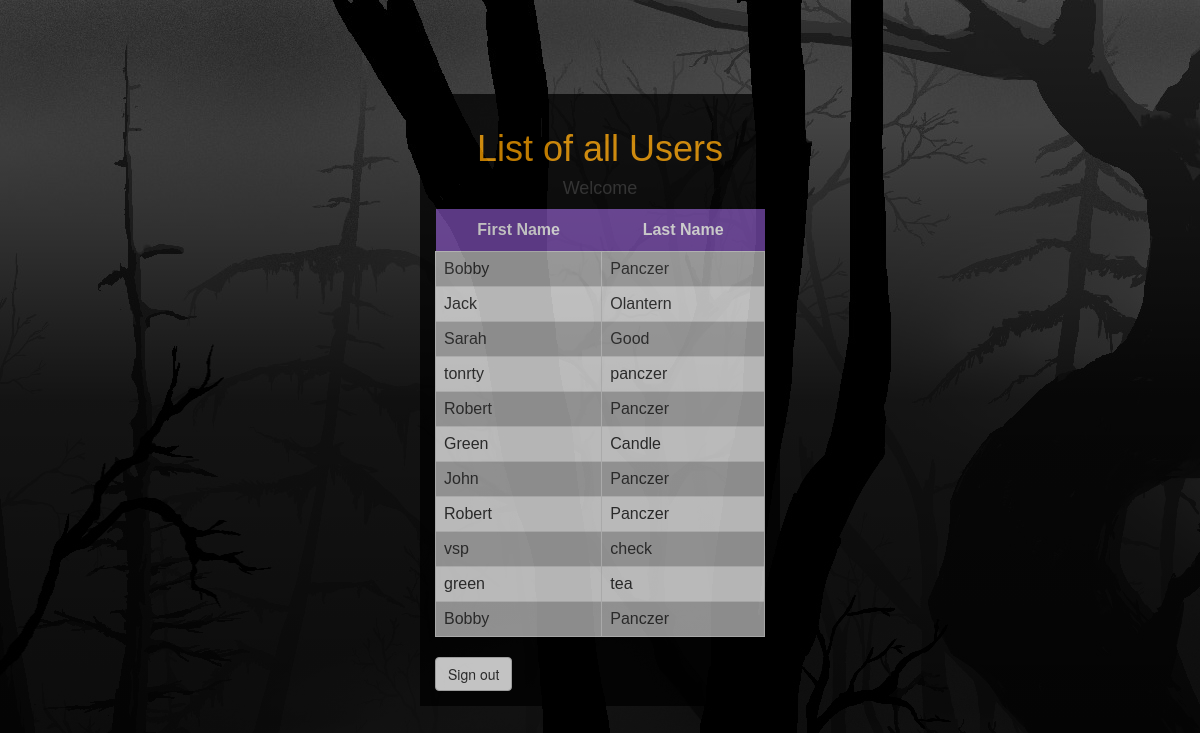
/displayHome, run on an earlier commit of the app's database.
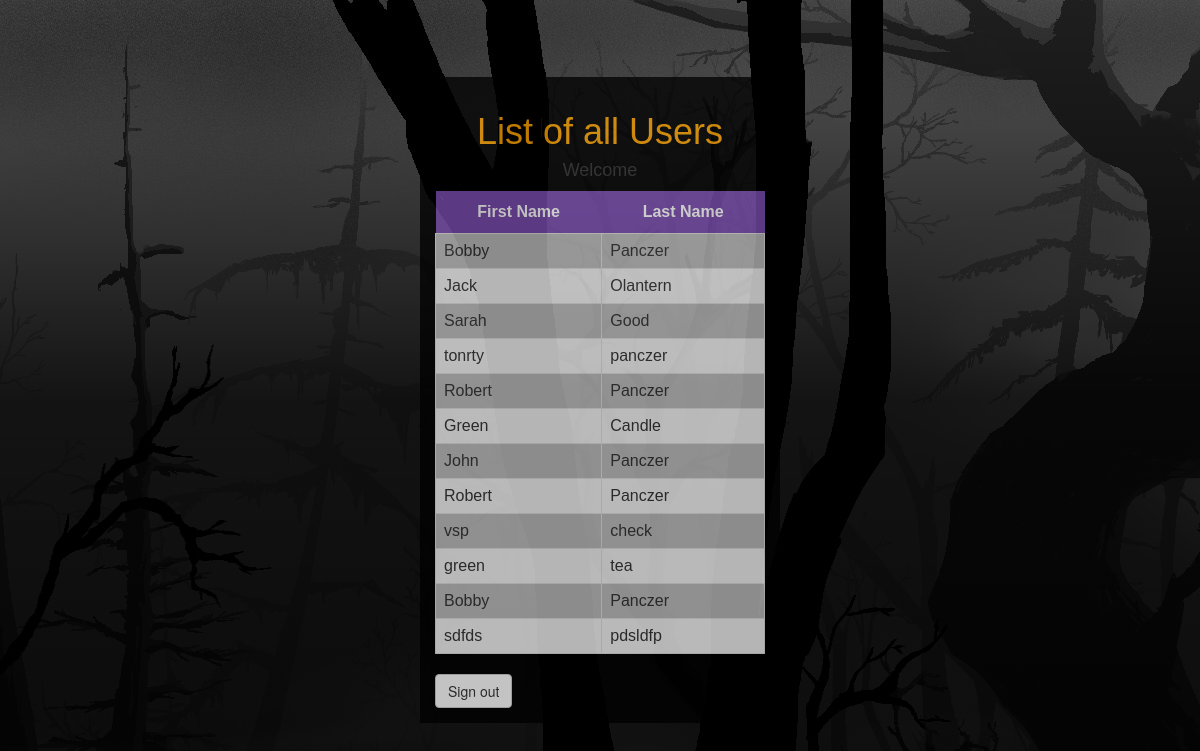
And on a later commit of the database.
### tables this page shows
CREATE TABLE [app_users](
    [username] VARCHAR(150), 
    [firstname] VARCHAR(150), 
    [lastname] VARCHAR(150));

### main.py (the view)
@app.route("/displayHome")
def displayHome():
    userlist = connectdb()
    return render_template("home.html", userlist=userlist)

### main.py (called while the page is built)
def connectdb():
    conn = sql.connect('users.db')
    c = conn.cursor()
    qry = "SELECT firstname, lastname FROM app_users"
    c.execute(qry)
    userlist = c.fetchall()
    return userlist

### templates/home.html (shortened to what this page needs)
<html>
        <head>
            <link rel="stylesheet" href="../static/bootstrap.css">
            <link rel="stylesheet" type="text/css" href="../static/main.css">
        </head>
        <body>
        <div class="Aligner">
            <div class="Aligner-item Aligner-item-style">
                <h1>List of all Users</h1>
                <h4>Welcome {{ username }}</h4>
                <table id="users">
                    <tr>
                        <th>First Name</th>
                        <th>Last Name</th>
                    </tr>
                    {% for row in userlist %}
                    <tr>
                          <td>{{ row[0] }}</td>
                          <td>{{ row[1] }}</td>
                    </tr>
                    {% endfor %}
                </table>
                <a id="btn-signout" role="button" class="btn btn-default btn-left" href="/">Sign out</a>
            </div>
        </div>
        </body>
</html>

What changed in the data, as far as the page shows it:
added app_users: firstname "sdfds", lastname "pdsldfp"
